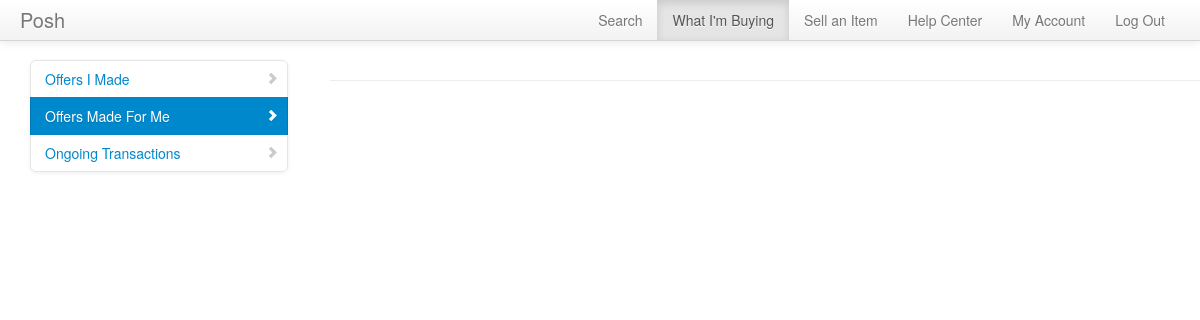
The page /manageoffers/listoffersforme.php (signed in) on the database as committed earlier.
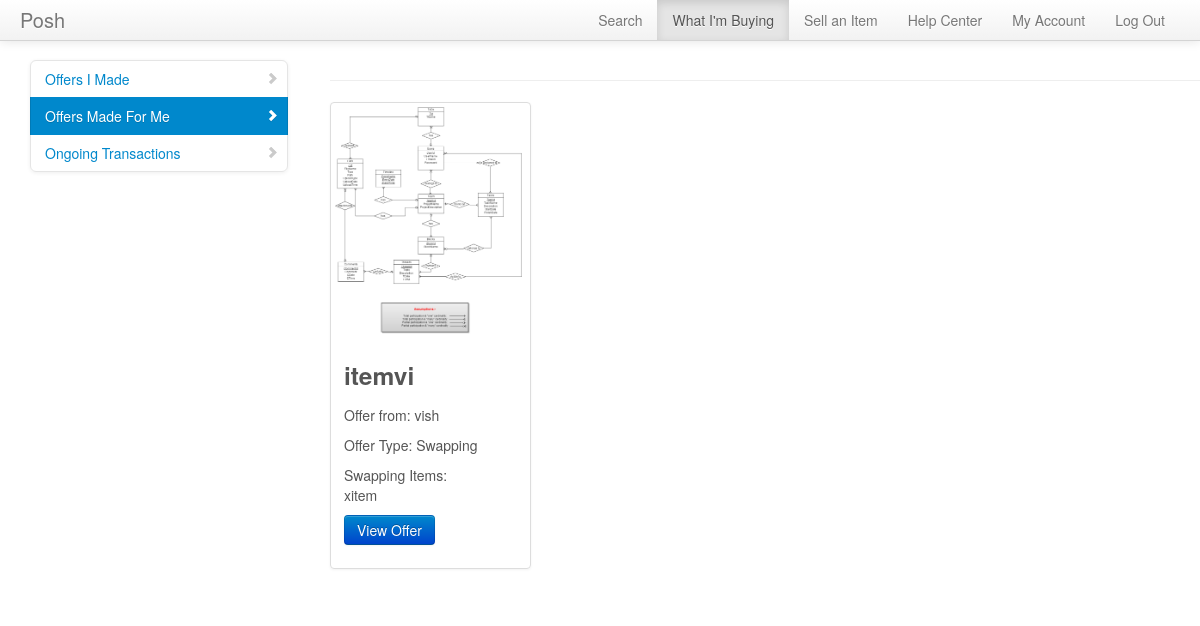
The same page on the database as committed later.
### tables this page shows
CREATE TABLE IF NOT EXISTS `offerdetails` (
  `offerid` int(10) NOT NULL AUTO_INCREMENT,
  `buyer` varchar(20) NOT NULL,
  `seller` varchar(20) NOT NULL,
  `ssr` varchar(10) NOT NULL,
  `sellingitem` int(10) NOT NULL,
  `offereditem1` int(10) DEFAULT NULL,
  `offereditem2` int(10) DEFAULT NULL,
  `offereditem3` int(10) DEFAULT NULL,
  `offereditem4` int(10) DEFAULT NULL,
  `cash` int(10) DEFAULT NULL,
  `timestamp` timestamp NOT NULL DEFAULT CURRENT_TIMESTAMP,
  PRIMARY KEY (`offerid`),
  KEY `seller` (`seller`),
  KEY `offereditem1` (`offereditem1`),
  KEY `offereditem2` (`offereditem2`),
  KEY `offereditem3` (`offereditem3`),
  KEY `offereditem4` (`offereditem4`),
  KEY `sellingitem` (`sellingitem`),
  KEY `buyer` (`buyer`)
);

CREATE TABLE IF NOT EXISTS `inventory` (
  `itemid` int(10) NOT NULL AUTO_INCREMENT,
  `owner` varchar(20) NOT NULL,
  `itemname` varchar(40) NOT NULL,
  `category` varchar(40) NOT NULL,
  `addedon` timestamp NOT NULL DEFAULT CURRENT_TIMESTAMP,
  `pricetag` int(10) NOT NULL,
  `description` varchar(500) NOT NULL,
  `condition` varchar(20) NOT NULL,
  `image` varchar(30) DEFAULT NULL,
  PRIMARY KEY (`itemid`),
  KEY `owner` (`owner`)
);

### meekrodb.2.1.class.php (called while the page is built, shortened)
<?php
class DB {
  protected static $mdb = null;
  public static function getMDB() {
    $mdb = DB::$mdb;
    if ($mdb === null) {
      $mdb = DB::$mdb = new MeekroDB();
    }
    return $mdb;
  }
  public static function query() { $args = func_get_args(); return call_user_func_array(array(DB::getMDB(), 'query'), $args); }
}
class MeekroDB {
  public $dbName = '';
  public $user = '';
  public $password = '';
  public $host = 'localhost';
  public $port = null;
  public $encoding = 'latin1';
  public $queryMode = 'queryAllRows';
  public $param_char = '%';
  public $named_param_seperator = '_';
  public $internal_mysql = null;
  public function __construct($host=null, $user=null, $password=null, $dbName=null, $port=null, $encoding=null) {
    if ($host === null) $host = DB::$host;
    if ($user === null) $user = DB::$user;
    if ($password === null) $password = DB::$password;
    if ($dbName === null) $dbName = DB::$dbName;
    if ($port === null) $port = DB::$port;
    if ($encoding === null) $encoding = DB::$encoding;
    $this->host = $host;
    $this->user = $user;
    $this->password = $password;
    $this->dbName = $dbName;
    $this->port = $port;
    $this->encoding = $encoding;
  }
  public function get() {
    $mysql = $this->internal_mysql;
    if ($mysql == null) {
      if (! $this->port) $this->port = ini_get('mysqli.default_port');
      $mysql = new mysqli($this->host, $this->user, $this->password, $this->dbName, $this->port);
      $mysql->set_charset($this->encoding);
      $this->internal_mysql = $mysql;
    }
    return $mysql;
  }
  public function escape($str) {
    $db = $this->get();
    return $db->real_escape_string($str);
  }
  protected function prependCall($function, $args, $prepend) {
    array_unshift($args, $prepend);
    return call_user_func_array($function, $args);
  }
  protected function wrapStr($strOrArray, $wrapChar, $escape = false) {
    if (! is_array($strOrArray)) {
      if ($escape) return $wrapChar . $this->escape($strOrArray) . $wrapChar;
      else return $wrapChar . $strOrArray . $wrapChar;
    } else {
      $R = array();
      foreach ($strOrArray as $element) {
        $R[] = $this->wrapStr($element, $wrapChar, $escape);
      }
      return $R;
    }
  }
  public function parseQueryParamsNew() {
    $args = func_get_args();
    $sql = array_shift($args);
    $args_all = $args;
    $posList = array();
    $pos_adj = 0;
    $param_char_length = strlen($this->param_char);
    $named_seperator_length = strlen($this->named_param_seperator);
    $types = array(
      $this->param_char . 'll',
      $this->param_char . 'ls',
      $this->param_char . 'l',
      $this->param_char . 'li',
      $this->param_char . 'ld',
      $this->param_char . 'lb',
      $this->param_char . 's',
      $this->param_char . 'i',
      $this->param_char . 'd',
      $this->param_char . 'b',
      $this->param_char . 'ss'
    );
    foreach ($types as $type) {
      $lastPos = 0;
      while (($pos = strpos($sql, $type, $lastPos)) !== false) {
        $lastPos = $pos + 1;
        $posList[$pos] = $type;
      }
    }
    ksort($posList);
    foreach ($posList as $pos => $type) {
      $type = substr($type, $param_char_length);
      $length_type = strlen($type) + $param_char_length;
      $new_pos = $pos + $pos_adj;
      $new_pos_back = $new_pos + $length_type;
      if ($arg_number_length = strspn($sql, '0123456789', $new_pos_back)) {
        $arg_number = substr($sql, $new_pos_back, $arg_number_length);
        if (! isset($args_all[$arg_number])) $this->nonSQLError("Non existent argument reference (arg $arg_number): $sql");
        $arg = $args_all[$arg_number];
      } else {
        $arg = array_shift($args);
      }
      if (in_array($type, array('s', 'i', 'd', 'b', 'l'))) {
        $array_type = false;
        $arg = array($arg);
        $type = 'l' . $type;
      } else if ($type == 'ss') {
        $result = "'%" . $this->escape(str_replace(array('%', '_'), array('\%', '\_'), $arg)) . "%'";
      } else {
        $array_type = true;
        if (! is_array($arg)) $this->nonSQLError("Badly formatted SQL query: $sql -- expecting array, but didn't get one!");
      }
      if ($type == 'ls') $result = $this->wrapStr($arg, "'", true);
      else if ($type == 'li') $result = array_map('intval', $arg);
      else if ($type == 'ld') $result = array_map('floatval', $arg);
      else if ($type == 'lb') $result = array_map(array($this, 'formatTableName'), $arg);
      else if ($type == 'll') $result = $arg;
      else if (! $result) $this->nonSQLError("Badly formatted SQL query: $sql");
      if (is_array($result)) {
        if (! $array_type) $result = $result[0];
        else $result = '(' . implode(',', $result) . ')';
      }
      $sql = substr_replace($sql, $result, $new_pos, $length_type + $arg_number_length);
      $pos_adj += strlen($result) - ($length_type + $arg_number_length);
    }
    return $sql;
  }
  public function parseQueryParams() {
    $args = func_get_args();
    if (is_string($args[1]) && preg_match('/^[is]+$/', $args[1]) && substr_count($args[0], '?') > 0)
      return call_user_func_array(array($this, 'parseQueryParamsOld'), $args);
    else
      return call_user_func_array(array($this, 'parseQueryParamsNew'), $args);
  }
  public function query() {
    $args = func_get_args();
    if ($this->queryMode == 'buffered' || $this->queryMode == 'unbuffered') {
      return $this->prependCall(array($this, 'queryHelper'), $args, $this->queryMode);
    } else {
      return call_user_func_array(array($this, 'queryAllRows'), $args);
    }
  }
  public function queryUnbuf() { $args = func_get_args(); return $this->prependCall(array($this, 'queryHelper'), $args, 'unbuffered'); }
  protected function queryHelper() {
    $args = func_get_args();
    $type = array_shift($args);
    $is_buffered = ($type == 'buffered');
    $is_null = ($type == 'null');
    $sql = call_user_func_array(array($this, 'parseQueryParams'), $args);
    $db = $this->get();
    $result = $db->query($sql, $is_buffered ? MYSQLI_STORE_RESULT : MYSQLI_USE_RESULT);
    return $result;
  }
  public function queryAllRows() {
    $args = func_get_args();
    $query = call_user_func_array(array($this, 'queryUnbuf'), $args);
    $result = $this->fetchAllRows($query);
    return $result;
  }
  protected function checkError() {
    return false;
  }
  public function fetchRow($result = null) {
    return $result->fetch_assoc();
  }
  public function fetchAllRows($result = null) {
    $A = array();
    while ($row = $this->fetchRow($result)) {
      $A[] = $row;
    }
    return $A;
  }
}
?>

### manageoffers/listoffersforme.php (the view, shortened to what the changed rows need)
<!DOCTYPE html>
<html lang="en">
  <head>
    <link href="../bootstrap/css/bootstrap.css" rel="stylesheet">
	<link href="../bootstrap/css/docs.css" rel="stylesheet">
    <link href="../bootstrap/css/bootstrap-responsive.css" rel="stylesheet">
	</head>
	<body>
		<div class="container" style="width: auto; padding: 20px 0px 0px 0px;">
			<div class="span9">
			<?php
			$tbl_name = "offerdetails";
			$offers = DB::query("SELECT * FROM $tbl_name where seller=%s",$_SESSION['username']);
			echo '<hr>';
			echo '<div class="row-fluid">';
			echo '<ul class="thumbnails">';
			foreach($offers as $offer){
				if($offer['accepted']==0){
				$item = DB::query("SELECT * FROM inventory where itemid=%i",$offer['sellingitem']);
				$item = $item[0];
				if($item['owner']==$_SESSION['username']){
						echo '<li class="span3">';
						echo '<div class="thumbnail">';
						echo '<img src="../upload/'.$item['image'].'" alt="">';
						echo '<div class="caption">';
						echo '<h3>'.$item['itemname'].'</h3>';
						echo '<p>Offer from: '.$offer['buyer'].'</p>';
						if($offer['ssr']=='swap'){
							echo '<p>Offer Type: Swapping </p>';
							echo '<p>Swapping Items: </br>';
							if($offer['offereditem1']!=''){
								$offereditem = DB::query("SELECT * FROM inventory where itemid=%i",$offer['offereditem1']);
								$offereditem = $offereditem[0];
								echo $offereditem['itemname'].'<br>';
							}
						}
						if($offer['ssr']=='swap')
						echo '<p><a href="viewofferswap.php?offerid='.$offer['offerid'].'"> <button class="btn btn-primary">View Offer</button></a>';
						echo '</div>';
						echo '</div>';
						echo '</li>';
					}
				}
			}
				echo '</ul>';
				echo '</div>';
				echo '</div>';
			?>
			</div>
  </body>
</html>

Rows that differ between the two databases and show on the page:
added offerdetails: sellingitem.image (picture), sellingitem.itemname "itemvi", buyer "vish", offereditem1.itemname "xitem"
